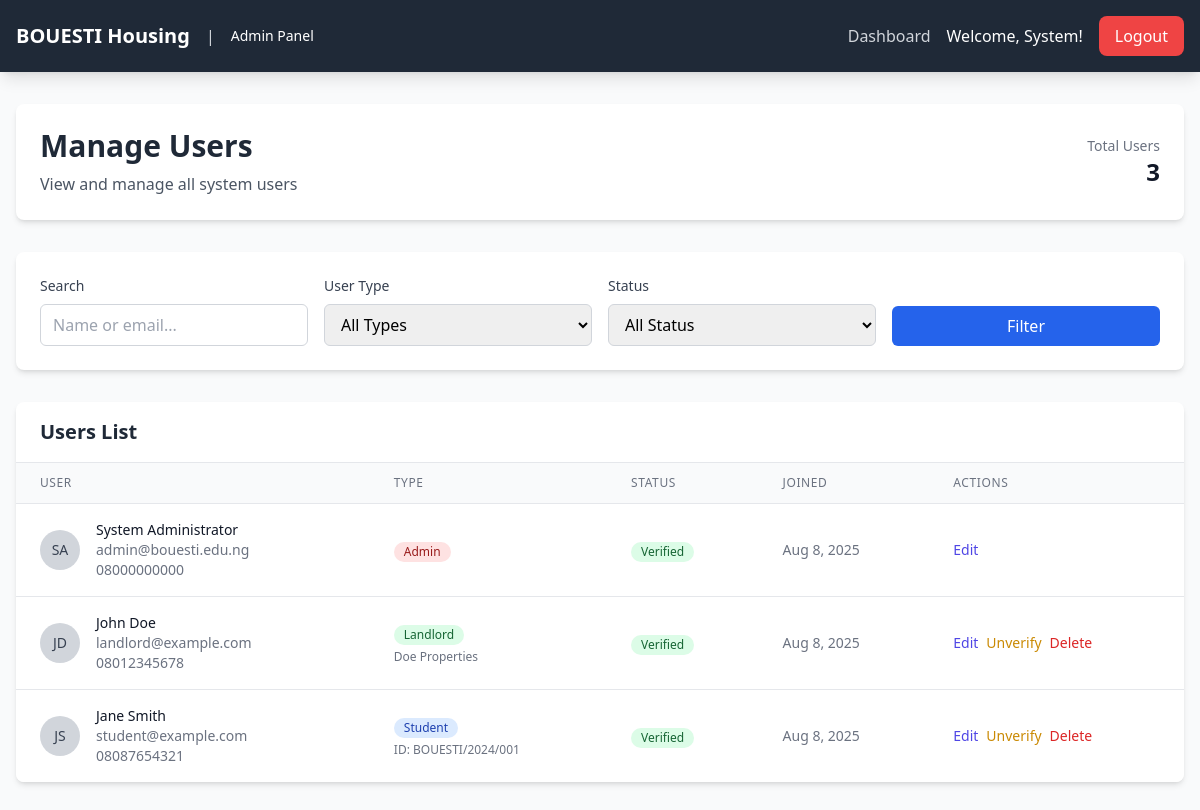
Screenshot of /admin/users/index.php (signed in) with the database file from the repository.
### tables this page shows
CREATE TABLE users (
    id INT PRIMARY KEY AUTO_INCREMENT,
    email VARCHAR(255) UNIQUE NOT NULL,
    password VARCHAR(255) NOT NULL,
    user_type ENUM('student', 'landlord', 'admin') NOT NULL,
    first_name VARCHAR(100) NOT NULL,
    last_name VARCHAR(100) NOT NULL,
    phone VARCHAR(20) NOT NULL,
    student_id VARCHAR(50) NULL,
    business_name VARCHAR(255) NULL,
    is_verified BOOLEAN DEFAULT FALSE,
    is_active BOOLEAN DEFAULT TRUE,
    created_at TIMESTAMP DEFAULT CURRENT_TIMESTAMP,
    updated_at TIMESTAMP DEFAULT CURRENT_TIMESTAMP ON UPDATE CURRENT_TIMESTAMP
);

### includes/functions.php (called while the page is built, shortened)
<?php
function getUserById($user_id) {
    global $connection;
    $user_id = (int)$user_id;
    $sql = "SELECT * FROM users WHERE id = $user_id";
    $result = mysqli_query($connection, $sql);
    return $result ? mysqli_fetch_assoc($result) : false;
}
?>

### admin/users/index.php (the view, shortened to what this page needs)
<?php
require_once '../../includes/config.php';
require_once '../../includes/functions.php';
$user_id = $_SESSION['user_id'];
$user = getUserById($user_id);
$search = $_GET['search'] ?? '';
$sql = "SELECT * FROM users WHERE 1=1";
$sql .= " ORDER BY created_at DESC";
$users = mysqli_query($connection, $sql);
?>
<!DOCTYPE html>
<html lang="en">
<head>
    <script src="https://cdn.tailwindcss.com"></script>
    <link rel="stylesheet" href="../../css/style.css">
</head>
<body class="bg-gray-50">
    <nav class="bg-gray-800 text-white shadow-lg">
        <div class="max-w-7xl mx-auto px-4">
            <div class="flex justify-between items-center py-4">
                <div class="flex items-center space-x-4">
                    <a href="../index.php" class="text-xl font-bold">BOUESTI Housing</a>
                    <span class="text-gray-300">|</span>
                    <span class="text-sm">Admin Panel</span>
                </div>
                <div class="flex items-center space-x-4">
                    <a href="../index.php" class="text-gray-300 hover:text-white">Dashboard</a>
                    <span>Welcome, <?php echo htmlspecialchars($user['first_name']); ?>!</span>
                    <a href="../../pages/logout.php" class="bg-red-500 hover:bg-red-600 px-4 py-2 rounded-lg transition duration-200">Logout</a>
                </div>
            </div>
        </div>
    </nav>
    <div class="max-w-7xl mx-auto px-4 py-8">
        <div class="bg-white rounded-lg shadow-md p-6 mb-8">
            <div class="flex items-center justify-between">
                <div>
                    <h1 class="text-3xl font-bold text-gray-800">Manage Users</h1>
                    <p class="text-gray-600 mt-2">View and manage all system users</p>
                </div>
                <div class="text-right">
                    <p class="text-sm text-gray-500">Total Users</p>
                    <p class="text-2xl font-semibold text-gray-900"><?php echo mysqli_num_rows($users); ?></p>
                </div>
            </div>
        </div>
        <div class="bg-white rounded-lg shadow-md p-6 mb-8">
            <form method="GET" class="grid grid-cols-1 md:grid-cols-4 gap-4">
                <div>
                    <label class="block text-sm font-medium text-gray-700 mb-2">Search</label>
                    <input type="text" name="search" value="<?php echo htmlspecialchars($search); ?>"
                           class="w-full px-3 py-2 border border-gray-300 rounded-md focus:outline-none focus:ring-2 focus:ring-blue-500"
                           placeholder="Name or email...">
                </div>
                <div>
                    <label class="block text-sm font-medium text-gray-700 mb-2">User Type</label>
                    <select name="user_type" class="w-full px-3 py-2 border border-gray-300 rounded-md focus:outline-none focus:ring-2 focus:ring-blue-500">
                        <option value="">All Types</option>
                    </select>
                </div>
                <div>
                    <label class="block text-sm font-medium text-gray-700 mb-2">Status</label>
                    <select name="status" class="w-full px-3 py-2 border border-gray-300 rounded-md focus:outline-none focus:ring-2 focus:ring-blue-500">
                        <option value="">All Status</option>
                    </select>
                </div>
                <div class="flex items-end">
                    <button type="submit" class="w-full bg-blue-600 text-white px-4 py-2 rounded-md hover:bg-blue-700">
                        Filter
                    </button>
                </div>
            </form>
        </div>
        <div class="bg-white rounded-lg shadow-md overflow-hidden">
            <div class="px-6 py-4 border-b border-gray-200">
                <h2 class="text-xl font-semibold text-gray-800">Users List</h2>
            </div>
            <div class="overflow-x-auto">
                <table class="min-w-full divide-y divide-gray-200">
                    <thead class="bg-gray-50">
                        <tr>
                            <th class="px-6 py-3 text-left text-xs font-medium text-gray-500 uppercase tracking-wider">User</th>
                            <th class="px-6 py-3 text-left text-xs font-medium text-gray-500 uppercase tracking-wider">Type</th>
                            <th class="px-6 py-3 text-left text-xs font-medium text-gray-500 uppercase tracking-wider">Status</th>
                            <th class="px-6 py-3 text-left text-xs font-medium text-gray-500 uppercase tracking-wider">Joined</th>
                            <th class="px-6 py-3 text-left text-xs font-medium text-gray-500 uppercase tracking-wider">Actions</th>
                        </tr>
                    </thead>
                    <tbody class="bg-white divide-y divide-gray-200">
                        <?php if (mysqli_num_rows($users) == 0): ?>
                            <tr>
                                <td colspan="5" class="px-6 py-4 text-center text-gray-500">No users found.</td>
                            </tr>
                        <?php else: ?>
                            <?php while ($user_data = mysqli_fetch_assoc($users)): ?>
                                <tr>
                                    <td class="px-6 py-4 whitespace-nowrap">
                                        <div class="flex items-center">
                                            <div class="flex-shrink-0 h-10 w-10">
                                                <div class="h-10 w-10 rounded-full bg-gray-300 flex items-center justify-center">
                                                    <span class="text-sm font-medium text-gray-700">
                                                        <?php echo strtoupper(substr($user_data['first_name'], 0, 1) . substr($user_data['last_name'], 0, 1)); ?>
                                                    </span>
                                                </div>
                                            </div>
                                            <div class="ml-4">
                                                <div class="text-sm font-medium text-gray-900">
                                                    <?php echo htmlspecialchars($user_data['first_name'] . ' ' . $user_data['last_name']); ?>
                                                </div>
                                                <div class="text-sm text-gray-500">
                                                    <?php echo htmlspecialchars($user_data['email']); ?>
                                                </div>
                                                <div class="text-sm text-gray-500">
                                                    <?php echo htmlspecialchars($user_data['phone']); ?>
                                                </div>
                                            </div>
                                        </div>
                                    </td>
                                    <td class="px-6 py-4 whitespace-nowrap">
                                        <span class="inline-flex items-center px-2.5 py-0.5 rounded-full text-xs font-medium
                                            <?php echo $user_data['user_type'] === 'admin' ? 'bg-red-100 text-red-800' :
                                                    ($user_data['user_type'] === 'landlord' ? 'bg-green-100 text-green-800' : 'bg-blue-100 text-blue-800'); ?>">
                                            <?php echo ucfirst($user_data['user_type']); ?>
                                        </span>
                                        <?php if ($user_data['user_type'] === 'student' && $user_data['student_id']): ?>
                                            <div class="text-xs text-gray-500 mt-1">ID: <?php echo htmlspecialchars($user_data['student_id']); ?></div>
                                        <?php endif; ?>
                                        <?php if ($user_data['user_type'] === 'landlord' && $user_data['business_name']): ?>
                                            <div class="text-xs text-gray-500 mt-1"><?php echo htmlspecialchars($user_data['business_name']); ?></div>
                                        <?php endif; ?>
                                    </td>
                                    <td class="px-6 py-4 whitespace-nowrap">
                                        <?php if ($user_data['is_verified']): ?>
                                            <span class="inline-flex items-center px-2.5 py-0.5 rounded-full text-xs font-medium bg-green-100 text-green-800">
                                                Verified
                                            </span>
                                        <?php else: ?>
                                            <span class="inline-flex items-center px-2.5 py-0.5 rounded-full text-xs font-medium bg-yellow-100 text-yellow-800">
                                                Pending
                                            </span>
                                        <?php endif; ?>
                                    </td>
                                    <td class="px-6 py-4 whitespace-nowrap text-sm text-gray-500">
                                        <?php echo date('M j, Y', strtotime($user_data['created_at'])); ?>
                                    </td>
                                    <td class="px-6 py-4 whitespace-nowrap text-sm font-medium">
                                        <div class="flex space-x-2">
                                            <a href="edit.php?id=<?php echo $user_data['id']; ?>"
                                               class="text-indigo-600 hover:text-indigo-900">Edit</a>
                                            <?php if ($user_data['id'] != $user_id):  ?>
                                                <?php if ($user_data['is_verified']): ?>
                                                    <form method="POST" class="inline" onsubmit="return confirm('Remove verification from this user?')">
                                                        <button type="submit" class="text-yellow-600 hover:text-yellow-900">Unverify</button>
                                                    </form>
                                                <?php endif; ?>
                                                <form method="POST" class="inline" onsubmit="return confirm('Are you sure you want to delete this user? This action cannot be undone.')">
                                                    <button type="submit" class="text-red-600 hover:text-red-900">Delete</button>
                                                </form>
                                            <?php endif; ?>
                                        </div>
                                    </td>
                                </tr>
                            <?php endwhile; ?>
                        <?php endif; ?>
                    </tbody>
                </table>
            </div>
        </div>
    </div>
</body>
</html>

### rows the page displays
users: first_name "System", first_name+last_name "SA", first_name+last_name "System Administrator", email "admin@bouesti.edu.ng", phone "08000000000", user_type "Admin", is_verified "Verified", created_at "Aug 8, 2025"
users: first_name+last_name "JD", first_name+last_name "John Doe", email "landlord@example.com", phone "08012345678", user_type "Landlord", business_name "Doe Properties", is_verified "Verified", created_at "Aug 8, 2025"
users: first_name+last_name "JS", first_name+last_name "Jane Smith", email "student@example.com", phone "08087654321", user_type "Student", student "BOUESTI/2024/001", is_verified "Verified", created_at "Aug 8, 2025"

### other values shown
mysqli_num_rows($users) "3"
